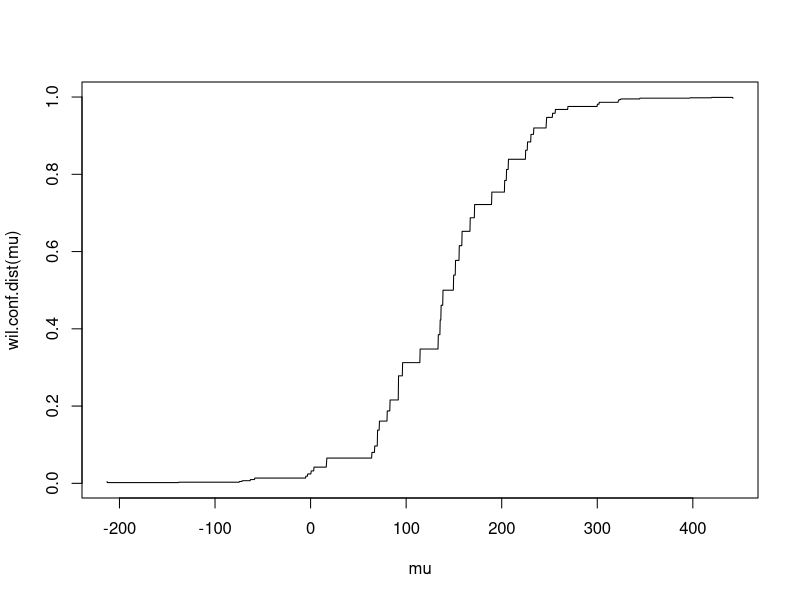
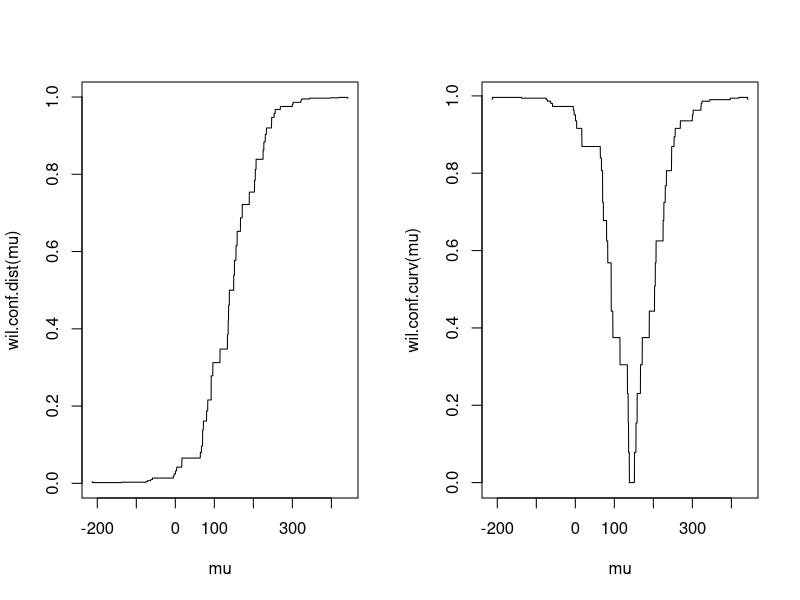

Write R code to recreate these figures, in order. (Note: this script raises an error after producing the figures.)
## ---- chunk 1
x <- c(207, 397, -63, -213, 96, 203, 442, 247, 70, 64)
minx <- min(x)
maxx <- max(x)

wilcox.test(x, mu = 0)$p.value

wil.conf.dist <- function(mu) wilcox.test(x, mu = mu, alternative = "greater")$p.value

wil.conf.dist <- Vectorize(wil.conf.dist)

curve(wil.conf.dist(mu), xname = "mu", n = 2000, from = min(x), to = max(x))
## ---- chunk 2

wil.conf.curv <- function(mu) 1 - wilcox.test(x, mu = mu)$p.value

wil.conf.curv <- Vectorize(wil.conf.curv)
par(mfrow = c(1,2))
curve(wil.conf.dist(mu), xname = "mu", n = 2000, from = min(x), to = max(x))
curve(wil.conf.curv(mu), xname = "mu", from = min(x), to = max(x), n = 2000)

## ---- chunk 3
# x <- rnorm(100)

wilcox.test(x, conf.int = TRUE)$conf.int
# wilcox.test(x, conf.int = TRUE, alternative = "less")$conf.int[2]

wil.conf.quant <- function(q) uniroot(function(x) wil.conf.dist(x)-q, lower = minx, upper = maxx)$root

wil.conf.quant.2 <- function(q) wilcox.test(x, conf.int = TRUE, alternative = "less", conf.level = q)$conf.int[2]

wil.conf.quant(.025)
wil.conf.quant(.975)
wil.conf.quant.2(.025)
wil.conf.quant.2(.975)
## ---- chunk 4

n <- 100


full.exp <- function(conf.level) {
  x <- rnorm(n)
  range.x <- range(x)
  wil.conf.dist <- function(mu) wilcox.test(x, mu = mu, alternative = "greater")$p.value

wil.conf.dist <- Vectorize(wil.conf.dist)
  
  wil.conf.quant <- function(q) uniroot(function(x) wil.conf.dist(x)-q, lower = range.x[1], upper = range.x[2])$root
  
  wil.conf.quant.2 <- function(q) wilcox.test(x, conf.int = TRUE, alternative = "less", conf.level = q)$conf.int[2]
  
  alpha <- 1 - conf.level
  in.ci.1 <- (0 <= wil.conf.quant(1-alpha/2) && 0 >= wil.conf.quant(alpha/2))
  
  in.ci.2 <- (0 <= wil.conf.quant.2(1-alpha/2) && 0 >= wil.conf.quant.2(alpha/2))
  
  return(c(in.ci.1, in.ci.2))
}

full.exp(.95)

counts <- replicate(1000, full.exp(.95))

rowMeans(counts)
## ---- chunk 5

for (i in 1:n) {
  if(mean(test.samples[,i]) <= wil.conf.quant(.975) && mean(test.samples[,i]) >= wil.conf.quant(.025)){
    count.uni <- count.uni + 1
  }
}
count.uni/n

count.conf <- 0

for (i in 1:n) {
  if(mean(test.samples[,i]) <= wil.conf.quant.2(.975) && mean(test.samples[,i]) >= wil.conf.quant.2(.025)){
    count.conf <- count.conf + 1
  }
}

count.conf/n
## ---- chunk 6

blue <- lowcarbweights.new
red <- lowfatweights.new

blue <- c(1,2,3,4,5)
red <- c(6,7,8,9,10)

red <- red-4

min.rank.sum <- min(blue) - max(red)
  
max.rank.sum <- max(blue) - min(red)


wil.rank.sum.conf.dist <- function(mu) wilcox.test(x = blue, y = red, mu = mu, alternative = "greater")$p.value

wil.rank.sum.conf.dist <- Vectorize(wil.rank.sum.conf.dist)

curve(wil.rank.sum.conf.dist(mu), xname = "mu", n = 2000, from = min.rank.sum, to = max.rank.sum)

wil.rank.sum.conf.dist(-20)
wil.rank.sum.conf.dist(-30)
## ---- chunk 7

wil.rank.sum.conf.curv <- function(mu) 1 - wilcox.test(x = lowcarbweights.new, y = lowfatweights.new, mu = mu)$p.value

wil.rank.sum.conf.curv <- Vectorize(wil.rank.sum.conf.curv)
# par(mfrow = c(1,2))
# curve(wil.rank.sum.conf.dist(mu), xname = "mu", from = -5, to = 5, n = 2000)
curve(wil.rank.sum.conf.curv(mu), xname = "mu", from = min.rank.sum, to = max.rank.sum, n = 2000)

## ---- chunk 8

wil.rank.sum.conf.quant <- function(q) uniroot(function(x) wil.rank.sum.conf.dist(x)-q, lower = min.rank.sum, upper = max.rank.sum)$root

wil.rank.sum.conf.quant.2 <- function(q) wilcox.test(x = blue, y = red, conf.int = TRUE, alternative = "less", conf.level = q)$conf.int[2]


wilcox.test(x = blue, y = red, conf.int = TRUE, conf.level = .95)$conf.int


wil.rank.sum.conf.quant(.025)
wil.rank.sum.conf.quant(.975)
wil.rank.sum.conf.quant.2(.025)
wil.rank.sum.conf.quant.2(.975)
